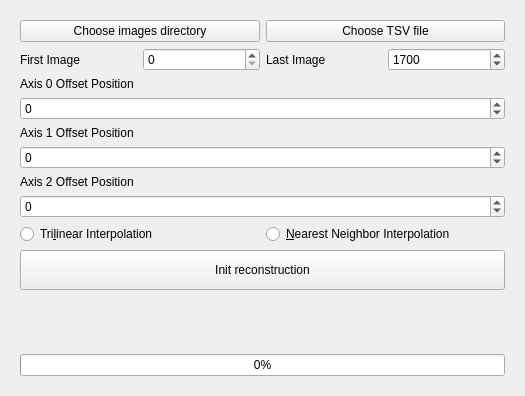
<?xml version="1.0" encoding="UTF-8"?>
<ui version="4.0">
 <class>qSlicerPancreaticLUSModuleWidget</class>
 <widget class="qSlicerWidget" name="qSlicerPancreaticLUSModuleWidget">
  <property name="geometry">
   <rect>
    <x>0</x>
    <y>0</y>
    <width>525</width>
    <height>396</height>
   </rect>
  </property>
  <property name="windowTitle">
   <string>Form</string>
  </property>
  <layout class="QVBoxLayout" name="verticalLayout">
   <item>
    <widget class="ctkCollapsibleButton" name="CTKCollapsibleButton" native="true">
     <property name="text" stdset="0">
      <string>Display</string>
     </property>
     <layout class="QVBoxLayout" name="verticalLayout_3">
      <item>
       <layout class="QHBoxLayout" name="horizontalLayout">
        <item>
         <widget class="QPushButton" name="openFileButton">
          <property name="text">
           <string>Choose images directory</string>
          </property>
         </widget>
        </item>
        <item>
         <widget class="QPushButton" name="openTSVFileButton">
          <property name="text">
           <string>Choose TSV file</string>
          </property>
         </widget>
        </item>
       </layout>
      </item>
      <item>
       <layout class="QHBoxLayout" name="horizontalLayout_2">
        <item>
         <widget class="QLabel" name="firstImageLabel">
          <property name="text">
           <string>First Image</string>
          </property>
         </widget>
        </item>
        <item>
         <widget class="QSpinBox" name="firstImageSpinBox">
          <property name="maximum">
           <number>3399</number>
          </property>
         </widget>
        </item>
        <item>
         <widget class="QLabel" name="lastImageLabel">
          <property name="text">
           <string>Last Image</string>
          </property>
         </widget>
        </item>
        <item>
         <widget class="QSpinBox" name="lastImageSpinBox">
          <property name="minimum">
           <number>1</number>
          </property>
          <property name="maximum">
           <number>3400</number>
          </property>
          <property name="value">
           <number>1700</number>
          </property>
         </widget>
        </item>
       </layout>
      </item>
      <item>
       <widget class="QLabel" name="label0">
        <property name="text">
         <string>Axis 0 Offset Position</string>
        </property>
       </widget>
      </item>
      <item>
       <widget class="QSpinBox" name="offset0SpinBox">
        <property name="minimum">
         <number>-1500</number>
        </property>
        <property name="maximum">
         <number>1500</number>
        </property>
       </widget>
      </item>
      <item>
       <widget class="QLabel" name="label1">
        <property name="text">
         <string>Axis 1 Offset Position</string>
        </property>
       </widget>
      </item>
      <item>
       <widget class="QSpinBox" name="offset1SpinBox">
        <property name="minimum">
         <number>-1500</number>
        </property>
        <property name="maximum">
         <number>1500</number>
        </property>
       </widget>
      </item>
      <item>
       <widget class="QLabel" name="label2">
        <property name="text">
         <string>Axis 2 Offset Position</string>
        </property>
       </widget>
      </item>
      <item>
       <widget class="QSpinBox" name="offset2SpinBox">
        <property name="minimum">
         <number>-1500</number>
        </property>
        <property name="maximum">
         <number>1500</number>
        </property>
       </widget>
      </item>
      <item>
       <layout class="QHBoxLayout" name="horizontalLayout_3">
        <item>
         <widget class="QRadioButton" name="trilinearRadioButton">
          <property name="text">
           <string>Tri&amp;linear Interpolation</string>
          </property>
         </widget>
        </item>
        <item>
         <widget class="QRadioButton" name="nearestRadioButton">
          <property name="text">
           <string>&amp;Nearest Neighbor Interpolation</string>
          </property>
         </widget>
        </item>
       </layout>
      </item>
      <item>
       <widget class="QPushButton" name="pushButton">
        <property name="minimumSize">
         <size>
          <width>0</width>
          <height>40</height>
         </size>
        </property>
        <property name="text">
         <string>Init reconstruction</string>
        </property>
       </widget>
      </item>
      <item>
       <spacer name="verticalSpacer_2">
        <property name="orientation">
         <enum>Qt::Vertical</enum>
        </property>
        <property name="sizeHint" stdset="0">
         <size>
          <width>20</width>
          <height>80</height>
         </size>
        </property>
       </spacer>
      </item>
      <item>
       <widget class="QProgressBar" name="progressBar">
        <property name="enabled">
         <bool>true</bool>
        </property>
        <property name="layoutDirection">
         <enum>Qt::LeftToRight</enum>
        </property>
        <property name="value">
         <number>0</number>
        </property>
        <property name="textVisible">
         <bool>true</bool>
        </property>
        <property name="orientation">
         <enum>Qt::Horizontal</enum>
        </property>
       </widget>
      </item>
     </layout>
    </widget>
   </item>
  </layout>
 </widget>
 <customwidgets>
  <customwidget>
   <class>qSlicerWidget</class>
   <extends>QWidget</extends>
   <header>qSlicerWidget.h</header>
   <container>1</container>
  </customwidget>
  <customwidget>
   <class>ctkCollapsibleButton</class>
   <extends>QWidget</extends>
   <header>ctkCollapsibleButton.h</header>
   <container>1</container>
  </customwidget>
 </customwidgets>
 <resources/>
 <connections/>
</ui>
